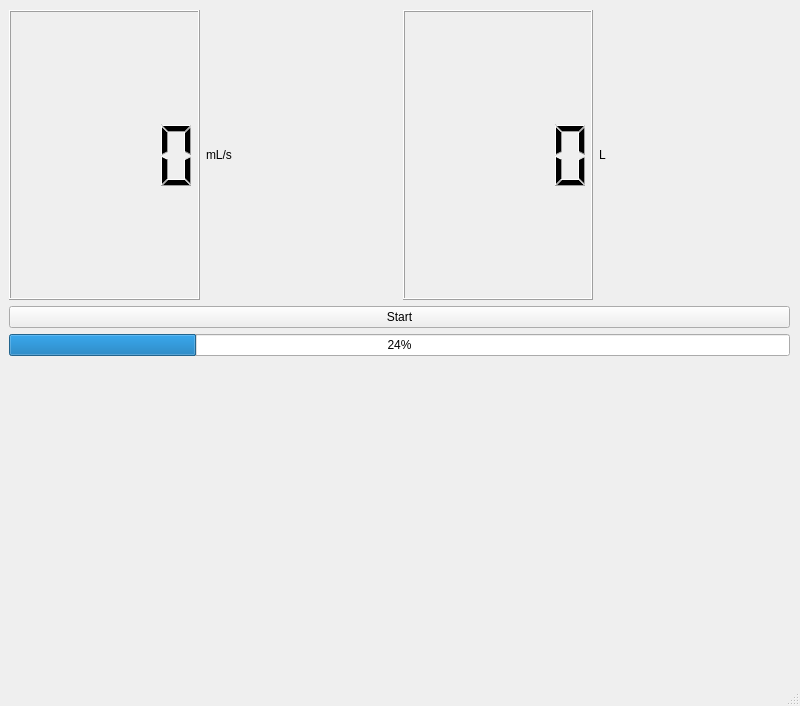
<?xml version="1.0" encoding="UTF-8"?>
<ui version="4.0">
 <class>MainWindow</class>
 <widget class="QMainWindow" name="MainWindow">
  <property name="geometry">
   <rect>
    <x>0</x>
    <y>0</y>
    <width>800</width>
    <height>706</height>
   </rect>
  </property>
  <property name="windowTitle">
   <string>MainWindow</string>
  </property>
  <widget class="QWidget" name="centralwidget">
   <widget class="QWidget" name="gridLayoutWidget">
    <property name="geometry">
     <rect>
      <x>9</x>
      <y>10</y>
      <width>781</width>
      <height>641</height>
     </rect>
    </property>
    <layout class="QGridLayout" name="gridLayout">
     <item row="2" column="0">
      <widget class="QProgressBar" name="progressBar">
       <property name="value">
        <number>24</number>
       </property>
      </widget>
     </item>
     <item row="0" column="0">
      <layout class="QHBoxLayout" name="horizontalLayout">
       <item>
        <widget class="QLCDNumber" name="lcdNumber"/>
       </item>
       <item>
        <widget class="QLabel" name="label">
         <property name="frameShape">
          <enum>QFrame::NoFrame</enum>
         </property>
         <property name="frameShadow">
          <enum>QFrame::Plain</enum>
         </property>
         <property name="text">
          <string>mL/s</string>
         </property>
         <property name="textFormat">
          <enum>Qt::PlainText</enum>
         </property>
         <property name="scaledContents">
          <bool>true</bool>
         </property>
        </widget>
       </item>
       <item>
        <widget class="QLCDNumber" name="lcdNumber_2"/>
       </item>
       <item>
        <widget class="QLabel" name="label_2">
         <property name="text">
          <string>L</string>
         </property>
        </widget>
       </item>
      </layout>
     </item>
     <item row="3" column="0">
      <layout class="QHBoxLayout" name="horizontalLayout_2">
       <item>
        <layout class="QVBoxLayout" name="mplvl">
         <item>
          <widget class="QWidget" name="widget" native="true">
           <property name="mouseTracking">
            <bool>true</bool>
           </property>
          </widget>
         </item>
        </layout>
       </item>
      </layout>
     </item>
     <item row="1" column="0">
      <widget class="QPushButton" name="pushButton">
       <property name="text">
        <string>Start</string>
       </property>
      </widget>
     </item>
    </layout>
   </widget>
  </widget>
  <widget class="QMenuBar" name="menubar">
   <property name="geometry">
    <rect>
     <x>0</x>
     <y>0</y>
     <width>800</width>
     <height>24</height>
    </rect>
   </property>
  </widget>
  <widget class="QStatusBar" name="statusbar"/>
 </widget>
 <resources/>
 <connections/>
</ui>
